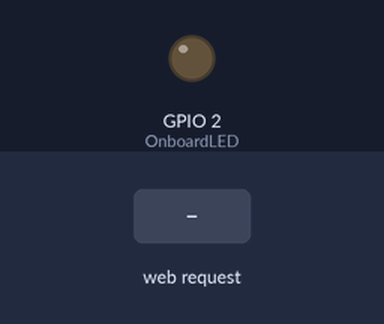
Simulated run of this sketch. Board: ESP8266 (NodeMCU). Parts: output pins drawn as LEDs (lit = HIGH). The inputs (shaded band) are chosen by the test bench. WiFi joins after 1.5 s; servers stay silent unless stated; what the sketch prints to the serial monitor is not drawn.

Above: at 2.7 s.
2.8 s: HTTP request GET /ledoff received
At 3.6 s:
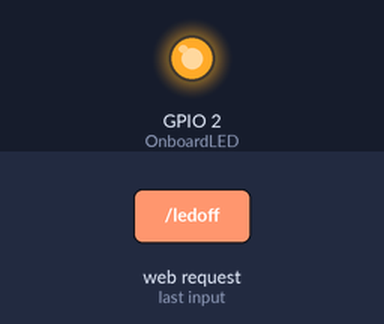
4.3 s: HTTP request GET /ledon received
At 4.7 s:
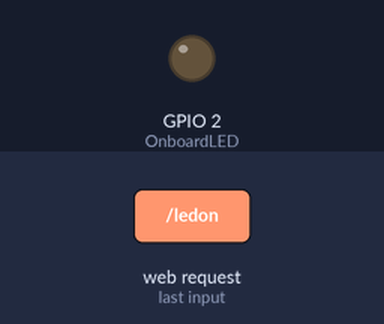
Timing chart, 0 to 7.3 s (numbered marks = the images above; inputs shaded):
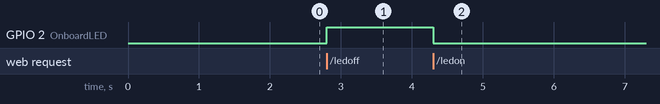

The sketch:

As_a_server_blink_LED.ino
```cpp
/*
Author:-priyom Datta
Date:-06/02/24
Note:- Select generic ESP8266 Module
*/
#include<ESP8266WiFi.h>

#define OnboardLED 2  //On board LED is connected to D4 pin
WiFiClient Client;
WiFiServer server(80);

void setup() {
  // put your setup code here, to run once:
  Serial.begin(9600);                         /*Start serial communication*/
  WiFi.mode(WIFI_STA);
  WiFi.begin("Priyom's phone","Priyom123");
  while(WiFi.status()!=WL_CONNECTED)
  {
    Serial.print("..");
    delay(500);
  }
  Serial.println("");
  Serial.println("NodeMCU is connected");
  Serial.println(WiFi.localIP());
  server.begin();

  pinMode(OnboardLED, OUTPUT);
}

void loop() {
  // put your main code here, to run repeatedly:
  Client = server.available();
  if(Client == 1)
  {
    String request = Client.readStringUntil('\n');
    Serial.println(request);
    request.trim();
    if(request == "GET /ledon HTTP/1.1")
    {
      digitalWrite(OnboardLED, LOW);  //Something Fissy
    }

    if(request == "GET /ledoff HTTP/1.1")
    {
      digitalWrite(OnboardLED, HIGH);    //Something Fissy
    }
  }
}
```

Measured:
- after the input at 2.8 s, GPIO 2 (OnboardLED): LOW → HIGH at once
- after the input at 4.3 s, GPIO 2 (OnboardLED): HIGH → LOW at once
